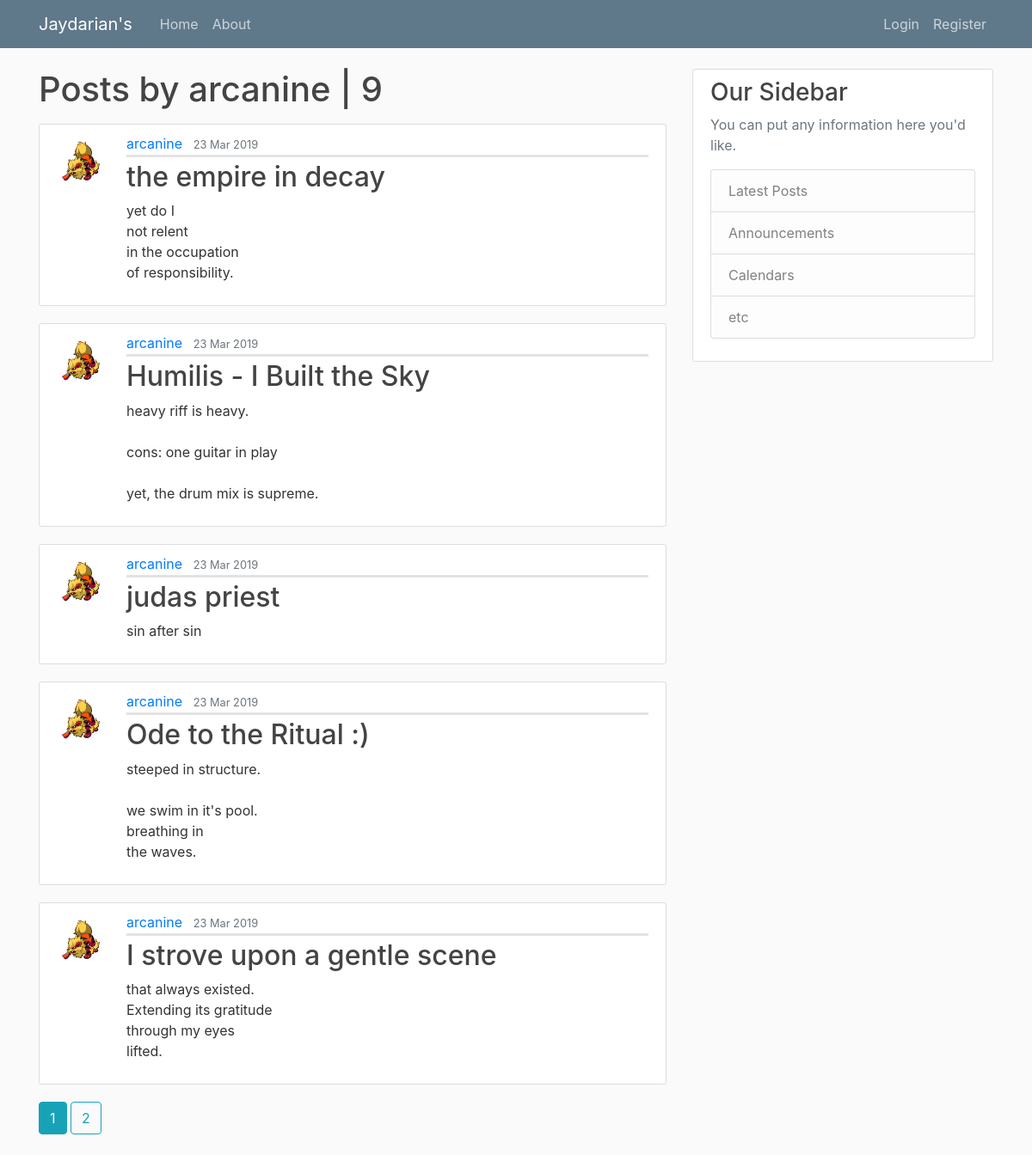
/user/arcanine, run on the app's committed database.
### jay_site/models.py (models this page shows, shortened)
class User(db.Model, UserMixin):
    id = db.Column(db.Integer, primary_key=True)
    username = db.Column(db.String(20), unique=True, nullable=False)
    email = db.Column(db.String(120), unique=True, nullable=False)
    image_file = db.Column(db.String(20), nullable=False, default='default.jpg')
    password = db.Column(db.String(60), nullable=False)
    posts = db.relationship('Post', backref='author', lazy=True)

class Post(db.Model):
    id = db.Column(db.Integer, primary_key=True)
    title = db.Column(db.String(100), nullable=False)
    date_posted = db.Column(db.DateTime, nullable=False, default=datetime.utcnow)
    content = db.Column(db.Text, nullable=False)
    user_id = db.Column(db.Integer, db.ForeignKey('user.id'), nullable=False)

### jay_site/users/routes.py (the view)
@users.route("/user/<string:username>")
def user_posts(username):
    page = request.args.get('page', 1, type=int)  # what ever is after the `?` in the URL
    user = User.query.filter_by(username=username).first_or_404()
    posts = Post.query.filter_by(author=user)\
        .order_by(Post.date_posted.desc())\
        .paginate(page=page, per_page=5)
    return render_template('user_posts.html', posts=posts, user=user)

### jay_site/templates/user_posts.html
{% extends "layout.html" %}
{% block content %}
<h1 class="mb-3">Posts by {{ user.username }} | {{ posts.total }}</h1>
    {% for post in posts.items %}
        <article class="media content-section">
          <img class="rounded-circle article-img" src="{{ url_for('static', filename='profile_pics/' + post.author.image_file) }}">
          <div class="media-body">
            <div class="article-metadata">
              <a class="mr-2" href="{{ url_for('users.user_posts', username=post.author.username) }}">{{ post.author.username }}</a>
              <small class="text-muted">{{ post.date_posted.strftime('%d %b %Y') }}</small>
            </div>
            <h2><a class="article-title" href="{{ url_for('posts.post', post_id=post.id) }}">{{ post.title }}</a></h2>
            <p class="article-content">{{ post.content }}</p>
          </div>
        </article>
    {% endfor %}
    {% for page_num in posts.iter_pages(left_edge=1, right_edge=1, left_current=1, right_current=2) %}
        {% if page_num %}
            {% if posts.page == page_num %}
              <a class="btn btn-info mb-4" href="{{ url_for('users.user_posts', username=user.username, page=page_num) }}">{{ page_num }}</a>
            {% else %}
              <a class="btn btn-outline-info mb-4" href="{{ url_for('users.user_posts', username=user.username, page=page_num) }}">{{ page_num }}</a>
            {% endif %}
        {% else %}
        ...
        {% endif %}
    {% endfor %}
{% endblock content %}

### jay_site/static/main.css (style rules this page uses)
body { background: #fafafa; color: #333333; margin-top: 5rem; }
h1, h2, h3, h4, h5, h6 { color: #444444; }
.content-section { background: #ffffff; padding: 10px 20px; border: 1px solid #dddddd; border-radius: 3px; margin-bottom: 20px; }
.article-title { color: #444444; }
.article-content { white-space: pre-line; }
.article-img { height: 65px; width: 65px; margin-right: 16px; }
.article-metadata { padding-bottom: 1px; margin-bottom: 4px; border-bottom: 3px solid #e3e3e3 }

### data on the page
User: username "arcanine"
Post: image_file (picture), author.username "arcanine", date_posted "23 Mar 2019", title "the empire in decay", content "yet do I not relent in the occupation of responsibility."
Post: image_file (picture), author.username "arcanine", date_posted "23 Mar 2019", title "Humilis - I Built the Sky", content "heavy riff is heavy. cons: one guitar in play yet, the drum mix is supreme."
Post: image_file (picture), author.username "arcanine", date_posted "23 Mar 2019", title "judas priest", content "sin after sin"
Post: image_file (picture), author.username "arcanine", date_posted "23 Mar 2019", title "Ode to the Ritual :)", content "steeped in structure. we swim in it's pool. breathing in the waves."
Post: image_file (picture), author.username "arcanine", date_posted "23 Mar 2019", title "I strove upon a gentle scene", content "that always existed. Extending its gratitude through my eyes lifted."

### other printed values
{{ posts.total }} "9"
{{ page_num }} "1"
{{ page_num }} "2"
